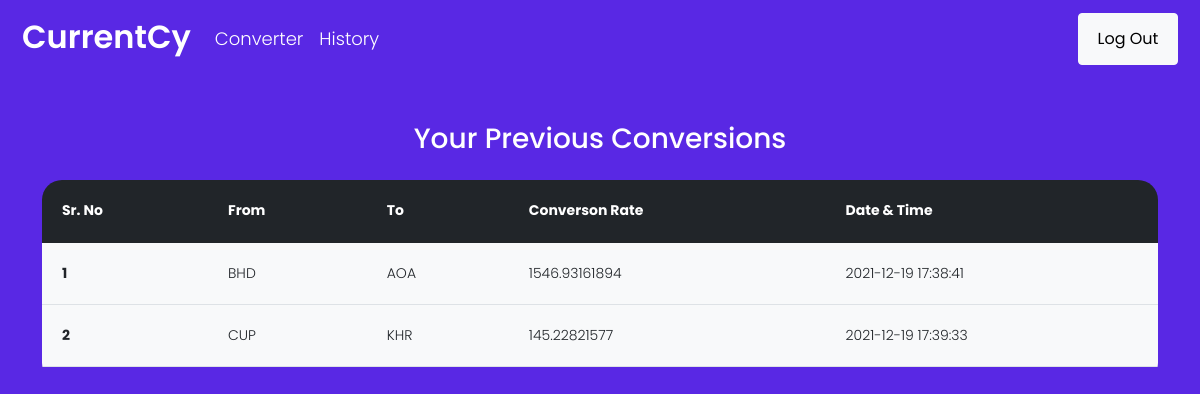
The app's page /history (signed in) with its own data.
### app.py (models this page shows, shortened)
class History(db.Model):
    id = db.Column(db.Integer, primary_key=True)
    from_curr = db.Column(db.String(200), nullable=False)
    to_curr = db.Column(db.String(500), nullable=False)
    date_conv = db.Column(db.String(100), nullable=False)
    amount = db.Column(db.Integer, nullable=False)
    user_id = db.Column(db.Integer, db.ForeignKey('user.id'))

### app.py (the view)
@app.route("/history")
def history():
    if "currUser" in request.cookies:
        userId = request.cookies.get("currUser")
        user = User.query.filter_by(id=userId).first()
        allHistory = user.hist
        return render_template("history.html", history=allHistory)
    else:
        return redirect("/")

### templates/history.html (shortened to what this page needs)
<!DOCTYPE html>
<html lang="en">
<head>
  <link href="https://cdn.jsdelivr.net/npm/bootstrap@5.1.3/dist/css/bootstrap.min.css" rel="stylesheet"
>
</head>
<body>
  <nav class="navbar navbar-expand-lg navbar-light bg-light">
    <div class="container-fluid">
      <a class="navbar-brand" href="/" style="color: #fff; font-size:xx-large; font-weight: 600;">CurrentCy</a>
      <div class="collapse navbar-collapse" id="navbarSupportedContent">
        <ul class="navbar-nav me-auto mb-2 mb-lg-0">
          <li class="nav-item pt-2">
            <a class="nav-link" href="/converter" style="color: #fff; font-size: large; margin-bottom: 5px;">Converter</a>
          </li>
          <li class="nav-item pt-2">
            <a class="nav-link" href="/history" style="color: #fff; font-size: large;">History</a>
          </li>
        </ul>
        <form class="d-flex" action="/logout" method="get">
          <button class="btn btn-light mt-1" type="submit" style="width: 100px;padding-top: 13px;padding-bottom: 13px;">Log Out</button>
        </form>
      </div>
    </div>
  </nav>
  <div class="container mt-5">
    <h3 class="text-center mb-4" style="color: #fff;">Your Previous Conversions</h3>
    <div class="table-responsive" style="border-radius: 20px;">
      {% if history|length == 0 %}
      <div class="alert alert-info mt-2" style="background-color: #fff;" role="alert">
        No search history present. Find currency conversions!
      </div>
      {% else %}
      <table class="table table-hover">
        <thead>
          <tr class="bg-dark text-white">
            <th scope="col">Sr. No</th>
            <th scope="col">From</th>
            <th scope="col">To</th>
            <th scope="col">Converson Rate</th>
            <th scope="col">Date & Time</th>
          </tr>
        </thead>
        <tbody>
          {% for item in history %}
          <tr class="bg-light">
            <th scope="row">{{loop.index}}</th>
            <td>{{item.from_curr}}</td>
            <td>{{item.to_curr}}</td>
            <td>{{item.amount}}</td>
            <td>{{item.date_conv}}</td>
          </tr>
          {% endfor %}
        </tbody>
      </table>
      {% endif %}
    </div>
  </div>
</body>
</html>

### templates/history.html (style rules this page uses)
* { margin: 0; padding: 0; box-sizing: border-box; font-family: 'Poppins', sans-serif; }
body { font: 300 14px/1.5 'Oxygen', sans-serif; background: #f8f8fc; padding: 0 10px; background: #5928e4; }
.navbar { background-color: transparent !important; }
.table td, .table th { padding: 20px; }

### records on screen
History: from_curr "BHD", to_curr "AOA", amount "1546.93161894", date_conv "2021-12-19 17:38:41"
History: from_curr "CUP", to_curr "KHR", amount "145.22821577", date_conv "2021-12-19 17:39:33"
